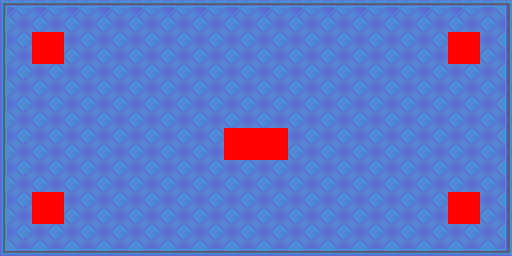

This game map was drawn from its Tiled (.tmx) file and the tilesets committed beside it. A one-line description and the trimmed map source follow:
An orthogonal 16x8 tile map with 32x32 px tiles, 3 tile layers (Carpet, Buckets, Colliders), 3 tilesets and 1 object.

<map version="1.0" orientation="orthogonal" renderorder="right-down" width="16" height="8" tilewidth="32" tileheight="32" nextobjectid="1">
 <tileset firstgid="1" name="castlefloors" tilewidth="32" tileheight="32">
  <image source="../LPC Base Assets/tiles/castlefloors.png" width="320" height="320" />
 </tileset>
 <tileset firstgid="101" name="buckets" tilewidth="32" tileheight="32">
  <image source="../LPC Base Assets/tiles/buckets.png" width="96" height="64" />
 </tileset>
 <tileset firstgid="107" name="RED" tilewidth="32" tileheight="32">
  <image source="../LPC Base Assets/tiles/RED.png" width="32" height="32" />
  <tile id="0">
   <objectgroup draworder="index">
    <object id="0" x="0.0625" y="0.0625" width="31.9375" height="31.9375" />
   </objectgroup>
  </tile>
 </tileset>
 <layer name="Carpet" width="16" height="8">
  <data>[128 cells, 128 non-empty, 9 distinct tile ids]</data>
 </layer>
 <layer name="Buckets" width="16" height="8">
  <data>[128 cells, 6 non-empty, 1 distinct tile ids]</data>
 </layer>
 <layer name="Colliders" width="16" height="8">
  <data>[128 cells, 6 non-empty, 1 distinct tile ids]</data>
 </layer>
</map>
